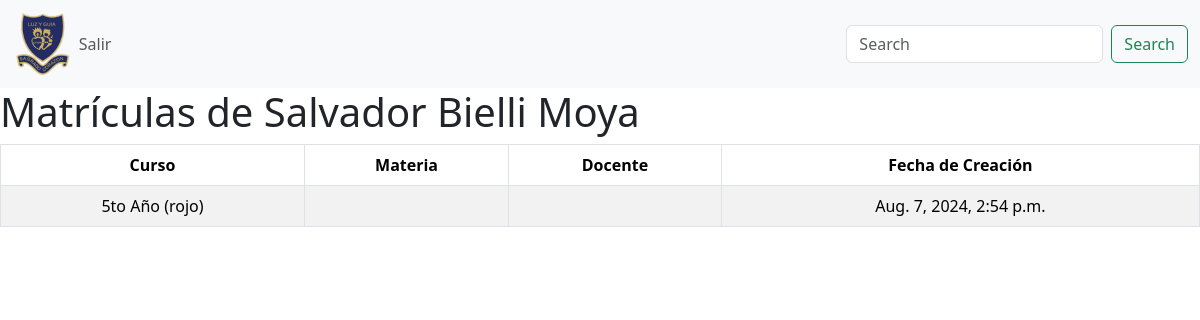
The app's page /ver_matriculas/25/, older data.
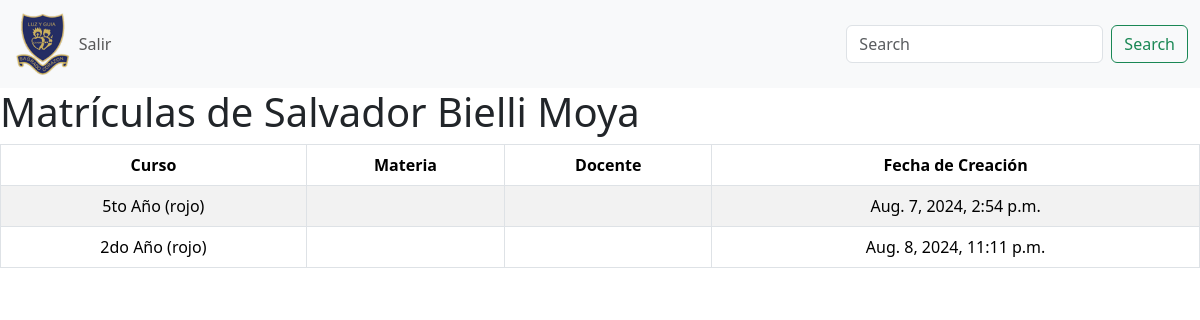
The same page, newer data.
### colegio/models.py (models this page shows, shortened)
class Matriculas(models.Model):
    id_alumno_matricula = models.ForeignKey(Alumnos, on_delete=models.CASCADE)
    curso_matricula = models.ForeignKey(Curso, on_delete=models.CASCADE, default=4)
    fecha_creacion_matricula = models.DateTimeField(default=timezone.now)

class Curso(models.Model):
    id_curso = models.AutoField(primary_key=True)
    descripcion = models.CharField(max_length=255)
    color = models.CharField(max_length=7, default="Azul")
    def __str__(self):
        return f"{self.descripcion} ({self.color})"

### colegio/views.py (the view)
# urls.py: path('ver_matriculas/<int:id_alumno>/', views.ver_matriculas, name='ver_matriculas'), # VER MATRICULAS
def ver_matriculas(request, id_alumno):
    alumno = get_object_or_404(Alumnos, pk=id_alumno)
    matriculas = Matriculas.objects.filter(id_alumno_matricula=alumno)
    context = {
        'alumno': alumno,
        'matriculas': matriculas,
    }
    return render(request, 'matriculas.html', context)

### templates/matriculas.html (shortened to what this page needs)
{% extends "basehome.html" %}
{% block content %}
    <h1>Matrículas de {{ alumno.Nombre }} {{ alumno.Apellido }}</h1>
    {% if matriculas %}
        <table class="table table-striped table-bordered text-center">
            <thead>
                <tr>
                    <th scope="col">Curso</th>
                    <th scope="col">Materia</th>
                    <th scope="col">Docente</th>
                    <th scope="col">Fecha de Creación</th>
                </tr>
            </thead>
            <tbody>
                {% for matricula in matriculas %}
                    <tr>
                        <td>{{ matricula.curso_matricula }}</td>
                        <td>
                        </td>
                        <td>
                        </td>
                        <td>{{ matricula.fecha_creacion_matricula }}</td>
                    </tr>
                {% endfor %}
            </tbody>
        </table>
    {% else %}
        <p>Este alumno no tiene matrículas.</p>
    {% endif %}
{% endblock %}

Row changes from the older to the newer data that the page shows:
added Matriculas: curso_matricula "2do Año (rojo)", fecha_creacion_matricula "Aug. 8, 2024, 11:11 p.m."
